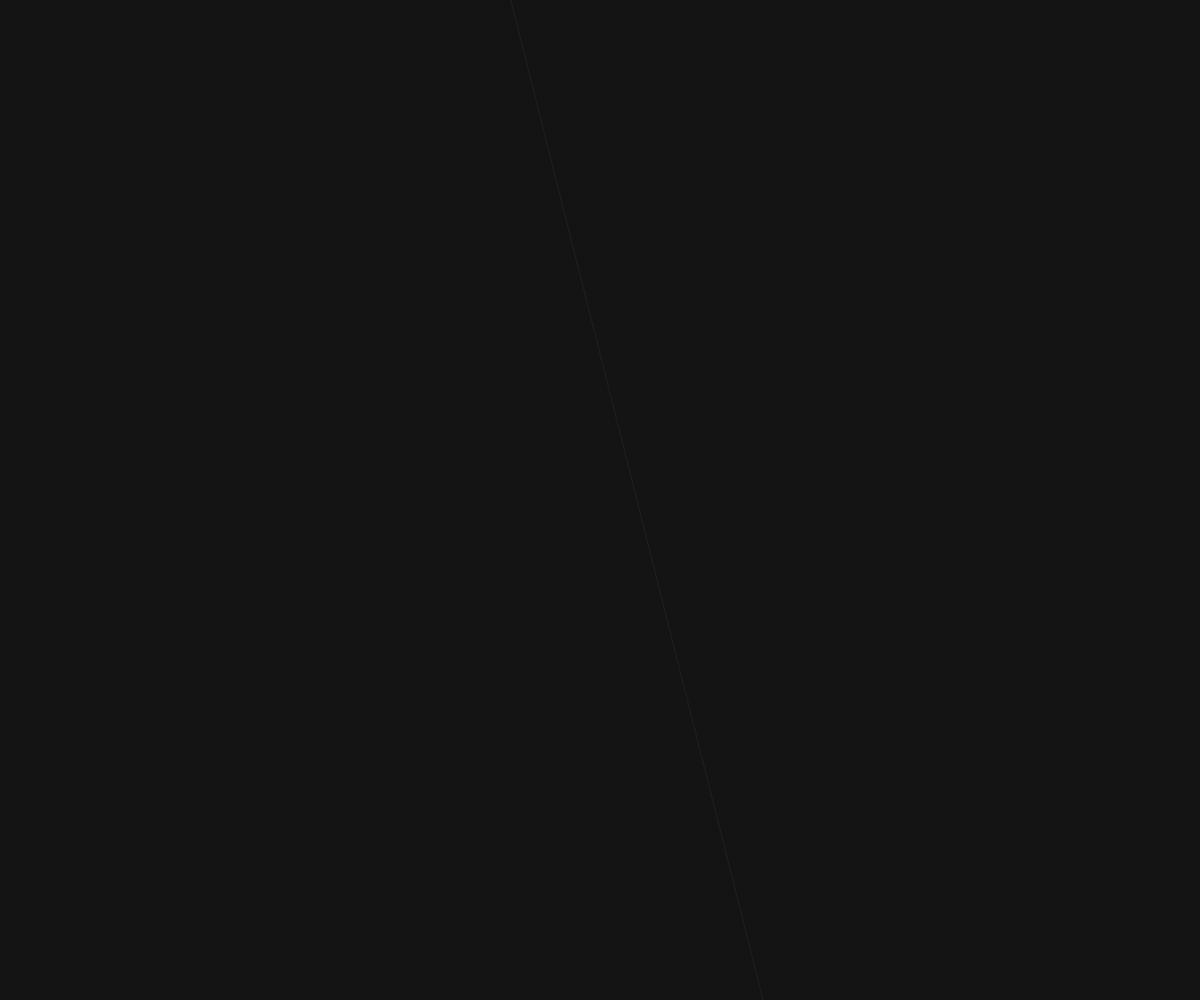
Frame 1 (no input)
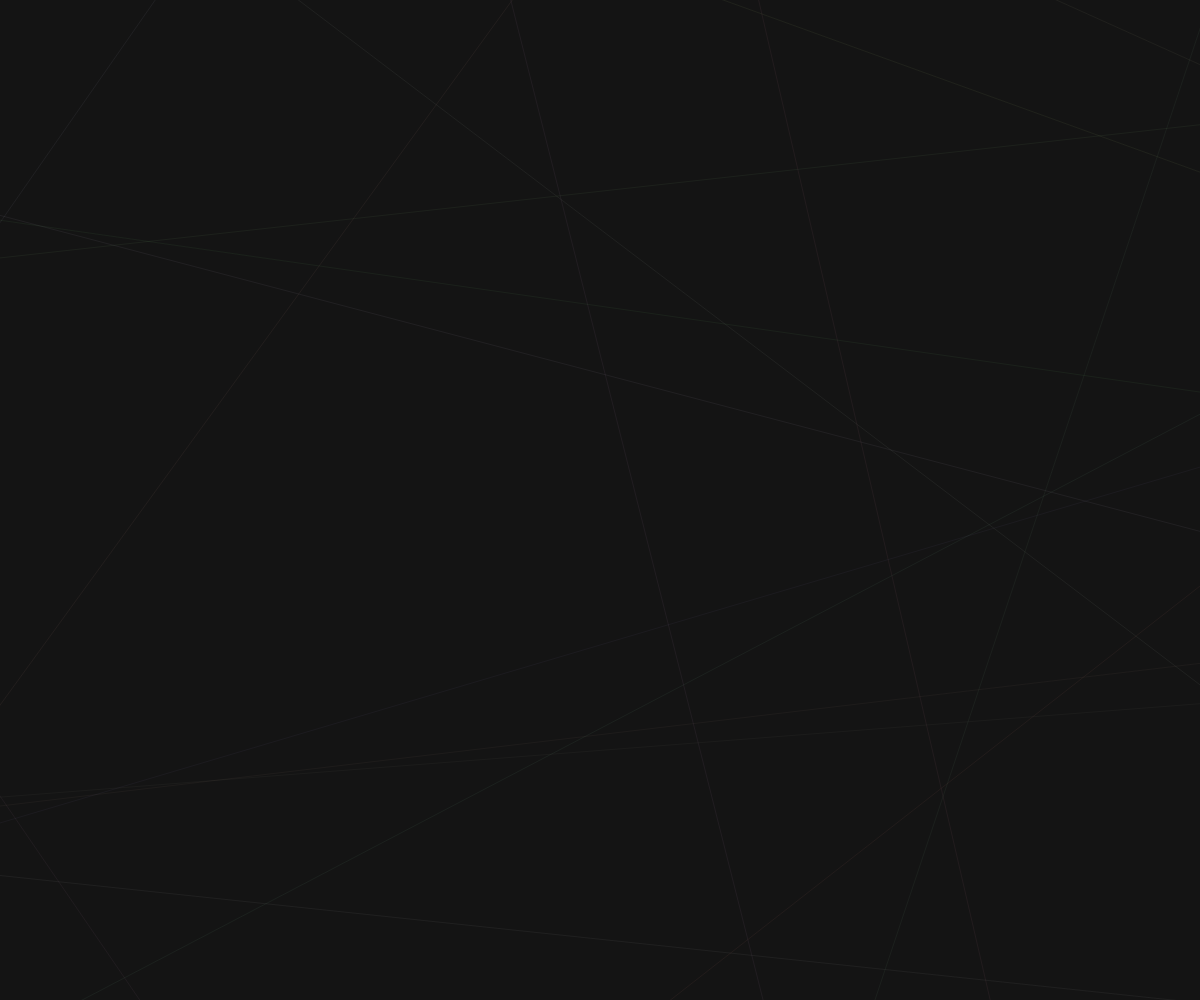
Frame 60 (no input)
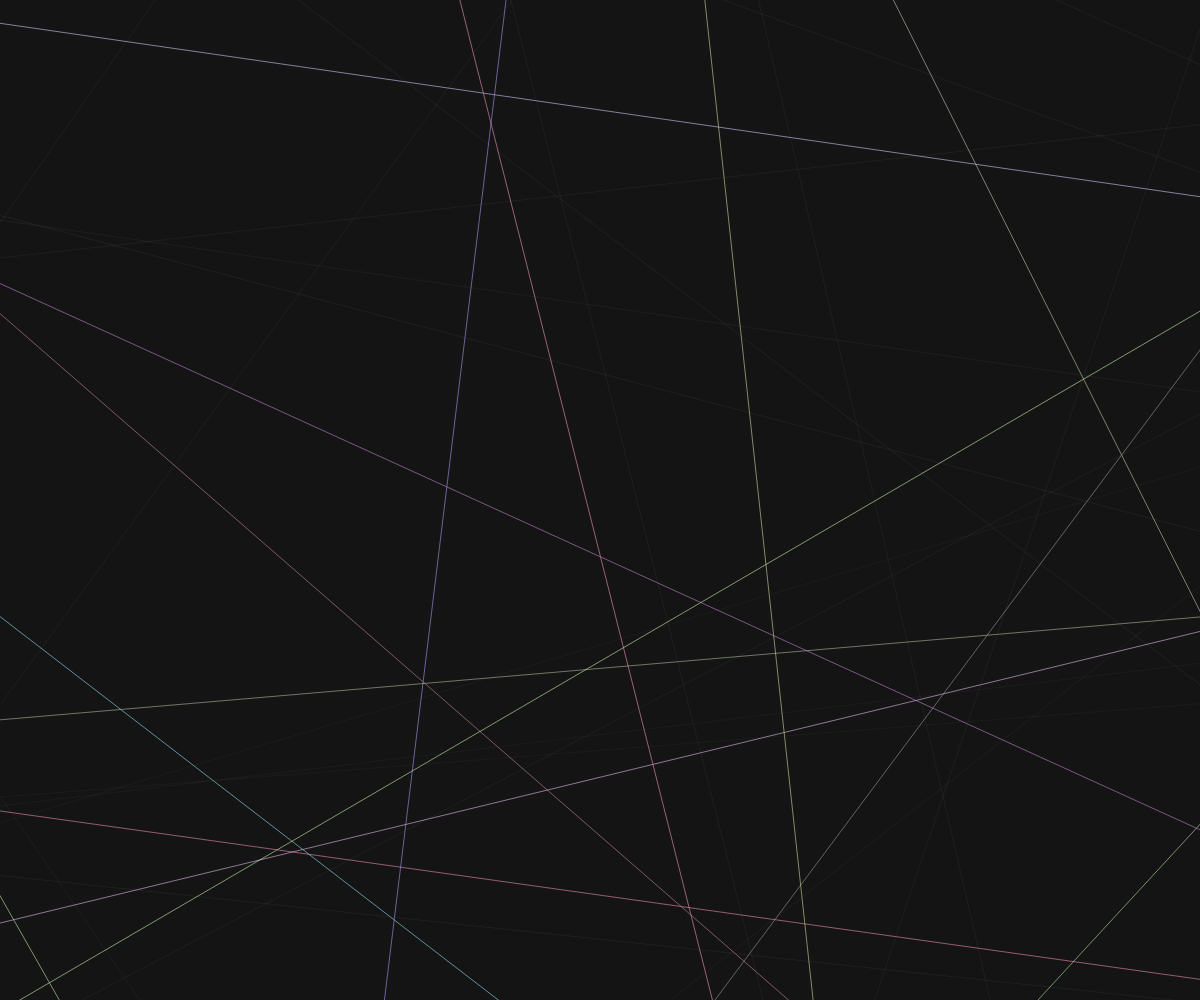
Frame 120 (the mouse pressed at the canvas centre since frame 60)

The p5.js sketch that drew these frames (run headless with seeded random() and noise() and a simulated clock; from frame 60 on, the mouse is pressed at the canvas centre):

// p5.js sketch
// ── sketch.js
let radius;

function setup() {

  createCanvas(windowWidth, windowHeight);
  background(20, 20, 20);

}

function draw() {

  let phi_1 = random(0, 2*PI);
  let phi_2 = random(0, 2*PI);

  radius = Math.sqrt(width*width + height*height);

  let page_center_x = width/2;
  let page_center_y = height/2;

  let x1 = page_center_x + radius*cos(phi_1);
  let y1 = page_center_y + radius*sin(phi_1);

  let x2 = page_center_x + radius*cos(phi_2);
  let y2 = page_center_y + radius*sin(phi_2);

  let stroke_alpha = 15;

  if (mouseIsPressed) {
    stroke_alpha = 150;
  }

  stroke(random(130, 255), random(130, 255), random(130, 255), stroke_alpha);
  line(x1, y1, x2, y2);

}

function windowResized() {

  resizeCanvas(windowWidth, windowHeight);
  background(20, 20, 20);
  radius = Math.sqrt(width*width + height*height);

}
